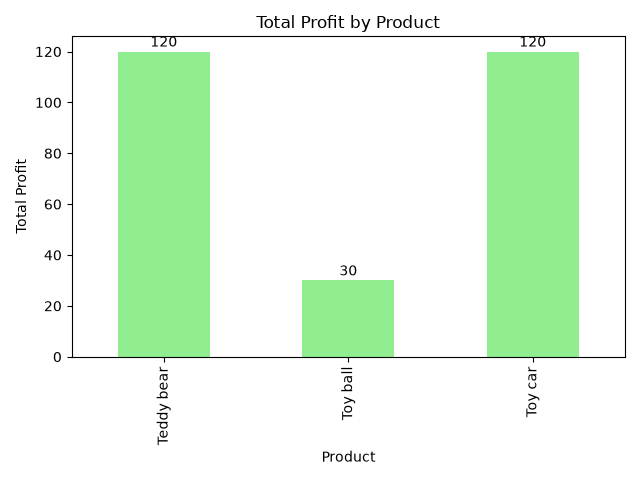

Recreate this plot in Python.
#lesson 21 Profit Chart

import pandas as pd
import matplotlib.pyplot as plt

df = pd.read_csv("sales.csv")

print ("our sales Data:")
print(df)

total_profit = df.groupby("Product")["Profit"].sum()

print("Total Profit by Product:")
print(total_profit)

# add bar chart
total_profit.plot(kind="bar", color="lightgreen")
for index, value in enumerate(total_profit):
    plt.text(index, value + 2, str(value), ha="center")

plt.title("Total Profit by Product")  #gives heading above chart
plt.xlabel("Product")
plt.ylabel("Total Profit")

#display the chart and download it
plt.tight_layout()
plt.savefig("profit_chart.png")
plt.show()
